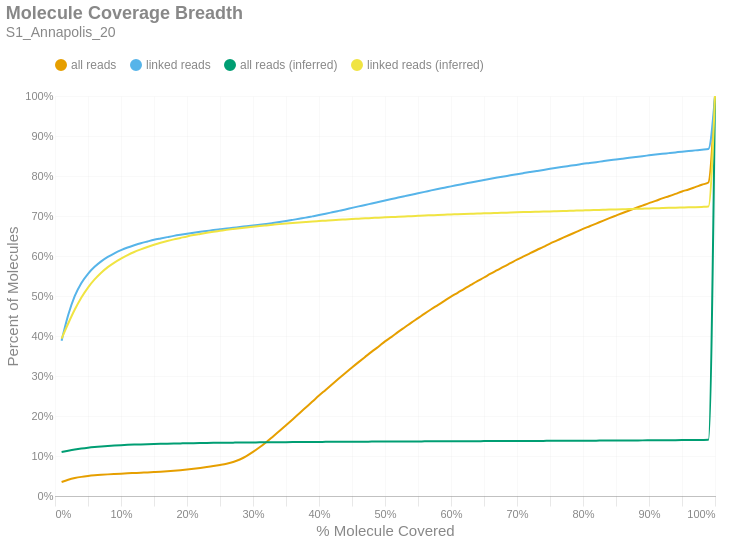

The notebook cell this image was saved under:
### Markdown cell above
### Molecule Read Coverage
This chart shows molecule coverage breadth as computed by the number of bases aligned to that molecule. In other words, "*how much of each unique long molecule is actually sequenced/aligned?*" Keep in mind there is a distinction between sequences and alignments, since some sequences belonging to a particular molecule may not align well and wouldn't appear in the alignment data. This chart also shows molecule coverage breadth as computed by the *inferred fragment* from which the aligned sequences originate. Unlike read coverage, this calculation takes into account the total insert size, including unsequenced gaps between the forward and reverse reads. Like the previous figures, these are cumulative percents.

### Code cell
if SKIPLR:
    print_html(f"Skipped")
else:
    binned_df = consolidated_hist(valids['coverage_bp'], mask, 0.01, True)
    binned_df_inf = consolidated_hist(valids['coverage_inserts'], mask, 0.01, True)
    binned_df = binned_df.with_columns(pl.lit(binned_df_inf['all reads (cumsum)']).alias('all reads (inferred)'))
    binned_df = binned_df.with_columns(pl.lit(binned_df_inf['linked reads (cumsum)']).alias('linked reads (inferred)'))
    binned_df = binned_df.with_columns(
        (pl.col('bin').cast(pl.Float64) + 0.01).alias('right_edge')
    )

    with SafeRender(binned_df):
        (
            density_plot(binned_df, 'Molecule Coverage Breadth', samplename, 'molcov', ['all reads (inferred)','linked reads (inferred)'])
            .encode(
                #x=alt.X('bin:Q', title="% Molecule Covered").axis(format = '%').scale(padding=0),
                x=alt.X('right_edge:Q', title="% Molecule Covered").axis(format='%').scale(padding=0),
                y=alt.Y('value:Q', title='Percent of Molecules')
                    .axis(format='%')
                    .stack(False)
                    .scale(domainMin=0, padding=0),
                color=alt.Color("key:N").scale(domain = ["all reads", "linked reads", "all reads (inferred)", "linked reads (inferred)"]),
                tooltip = [
                    alt.Tooltip("key:N", title = "Data Type"),
                    alt.Tooltip("range_label:N", title="% Molecule Covered"),
                    alt.Tooltip("value:Q", format = ".2%", title="% Molecules")
                ]
            )
        ).display()

### Figure 1 — Vega-Lite specification as saved in the notebook (floating-point values rounded to 4 significant figures)
{"width": "container", "height": 400, "config": {"title": {"anchor": "start", "dy": -15, "fontSize": 18, "color": "#888888", "subtitleColor": "#888888", "subtitleFontSize": 14}, "arc": {"fill": "#0072B2"}, "axis": {"domainColor": "#888888", "domainWidth": 0.5, "gridWidth": 0.2, "grid": false, "titleFontWeight": 400, "titleFontSize": 15, "labelFontSize": 11, "labelColor": "#888888", "tickColor": "#888888", "tickWidth": 0.2, "titleColor": "#888888"}, "axisBand": {"grid": false}, "axisX": {"grid": true, "tickSize": 10, "domainCap": "round"}, "axisY": {"domain": false, "grid": true, "tickSize": 0, "domainCap": "round"}, "background": "transparent", "header": {"labelFontSize": 15, "labelColor": "#888888", "titleFontSize": 15, "titleFontWeight": 600, "titleColor": "#888888"}, "legend": {"labelFont": "sans-serif", "labelFontSize": 12, "labelColor": "#888888", "symbolSize": 100, "symbolType": "circle", "titleFontSize": 12, "titlePadding": 10, "titleColor": "#888888", "title": null, "orient": "top"}, "range": {"category": ["#E69F00", "#56B4E9", "#009E73", "#F0E442", "#0072B2", "#D55E00", "#CC79A7", "#000000"], "diverging": ["#cfe8f3", "#a2d4ec", "#73bfe2", "#46abdb", "#1696d2", "#12719e"]}, "area": {"fill": "#0072B2", "fillOpacity": 0.7, "line": true, "strokeOpacity": 0.7}, "line": {"color": "#0072B2", "stroke": "#0072B2", "strokeWidth": 2}, "trail": {"color": "#0072B2", "stroke": "#0072B2", "strokeWidth": 0, "size": 1}, "point": {"filled": true, "fillOpacity": 1.0, "size": 95}, "text": {"color": "#888888", "fontSize": 11, "align": "right", "fontWeight": 400, "size": 11}, "bar": {"fill": "#0072B2", "stroke": null}, "view": {"stroke": null, "continuousWidth": 660, "continuousHeight": 400}}, "data": {"name": "data-361f8450e027df13f982d56d9806e6e9"}, "mark": {"type": "line", "interpolate": "monotone", "point": {"opacity": 0, "size": 275}}, "encoding": {"color": {"field": "key", "scale": {"domain": ["all reads", "linked reads", "all reads (inferred)", "linked reads (inferred)"]}, "type": "nominal"}, "tooltip": [{"field": "key", "title": "Data Type", "type": "nominal"}, {"field": "range_label", "title": "% Molecule Covered", "type": "nominal"}, {"field": "value", "format": ".2%", "title": "% Molecules", "type": "quantitative"}], "x": {"axis": {"format": "%"}, "field": "right_edge", "scale": {"padding": 0}, "title": "% Molecule Covered", "type": "quantitative"}, "y": {"axis": {"format": "%"}, "field": "value", "scale": {"domainMin": 0, "padding": 0}, "stack": false, "title": "Percent of Molecules", "type": "quantitative"}}, "params": [{"name": "param_c36ac31b6afebe62", "select": {"type": "point", "fields": ["key"]}, "bind": "legend"}], "title": {"text": "Molecule Coverage Breadth", "subtitle": "S1_Annapolis_20"}, "transform": [{"fold": ["all reads (cumsum)", "linked reads (cumsum)", "all reads (inferred)", "linked reads (inferred)"]}, {"calculate": "replace(datum.key, ' (cumsum)', '')", "as": "key"}, {"filter": {"param": "param_c36ac31b6afebe62"}}], "usermeta": {"embedOptions": {"downloadFileName": "S1_Annapolis_20.molcov"}}, "$schema": "https://vega.github.io/schema/vega-lite/v6.1.0.json", "datasets": {"data-361f8450e027df13f982d56d9806e6e9": [{"bin": "0.0", "interval": "0.0-0.01", "all reads": 0.03485, "linked reads": 0.3882, "all reads (cumsum)": 0.03485, "linked reads (cumsum)": 0.3882, "range_label": "0.0-0.01", "all reads (inferred)": 0.1098, "linked reads (inferred)": 0.3935, "right_edge": 0.01}, {"bin": "0.01", "interval": "0.01-0.02", "all reads": 0.005691, "linked reads": 0.06404, "all reads (cumsum)": 0.04054, "linked reads (cumsum)": 0.4523, "range_label": "0.01-0.02", "all reads (inferred)": 0.1131, "linked reads (inferred)": 0.4312, "right_edge": 0.02}, {"bin": "0.02", "interval": "0.02-0.03", "all reads": 0.004266, "linked reads": 0.0478, "all reads (cumsum)": 0.04481, "linked reads (cumsum)": 0.5001, "range_label": "0.02-0.03", "all reads (inferred)": 0.1161, "linked reads (inferred)": 0.4661, "right_edge": 0.03}, {"bin": "0.03", "interval": "0.03-0.04", "all reads": 0.003003, "linked reads": 0.03261, "all reads (cumsum)": 0.04781, "linked reads (cumsum)": 0.5327, "range_label": "0.03-0.04", "all reads (inferred)": 0.1187, "linked reads (inferred)": 0.4963, "right_edge": 0.04}, {"bin": "0.04", "interval": "0.04-0.05", "all reads": 0.002121, "linked reads": 0.02281, "all reads (cumsum)": 0.04993, "linked reads (cumsum)": 0.5555, "range_label": "0.04-0.05", "all reads (inferred)": 0.1209, "linked reads (inferred)": 0.5211, "right_edge": 0.05}, {"bin": "0.05", "interval": "0.05-0.06", "all reads": 0.001673, "linked reads": 0.01744, "all reads (cumsum)": 0.0516, "linked reads (cumsum)": 0.5729, "range_label": "0.05-0.06", "all reads (inferred)": 0.1226, "linked reads (inferred)": 0.5415, "right_edge": 0.06}, {"bin": "0.06", "interval": "0.06-0.07", "all reads": 0.001347, "linked reads": 0.01367, "all reads (cumsum)": 0.05295, "linked reads (cumsum)": 0.5866, "range_label": "0.06-0.07", "all reads (inferred)": 0.124, "linked reads (inferred)": 0.5582, "right_edge": 0.07}, {"bin": "0.07", "interval": "0.07-0.08", "all reads": 0.001115, "linked reads": 0.01111, "all reads (cumsum)": 0.05407, "linked reads (cumsum)": 0.5977, "range_label": "0.07-0.08", "all reads (inferred)": 0.1252, "linked reads (inferred)": 0.5722, "right_edge": 0.08}, {"bin": "0.08", "interval": "0.08-0.09", "all reads": 0.0009652, "linked reads": 0.009091, "all reads (cumsum)": 0.05503, "linked reads (cumsum)": 0.6068, "range_label": "0.08-0.09", "all reads (inferred)": 0.1262, "linked reads (inferred)": 0.5836, "right_edge": 0.09}, {"bin": "0.09", "interval": "0.09-0.1", "all reads": 0.0008995, "linked reads": 0.007762, "all reads (cumsum)": 0.05593, "linked reads (cumsum)": 0.6146, "range_label": "0.09-0.1", "all reads (inferred)": 0.1271, "linked reads (inferred)": 0.5934, "right_edge": 0.1}, {"bin": "0.1", "interval": "0.1-0.11", "all reads": 0.0008264, "linked reads": 0.006628, "all reads (cumsum)": 0.05676, "linked reads (cumsum)": 0.6212, "range_label": "0.1-0.11", "all reads (inferred)": 0.1278, "linked reads (inferred)": 0.6024, "right_edge": 0.11}, {"bin": "0.11", "interval": "0.11-0.12", "all reads": 0.0007576, "linked reads": 0.005581, "all reads (cumsum)": 0.05752, "linked reads (cumsum)": 0.6268, "range_label": "0.11-0.12", "all reads (inferred)": 0.1285, "linked reads (inferred)": 0.61, "right_edge": 0.12}, {"bin": "0.12", "interval": "0.12-0.13", "all reads": 0.0007648, "linked reads": 0.005147, "all reads (cumsum)": 0.05828, "linked reads (cumsum)": 0.6319, "range_label": "0.12-0.13", "all reads (inferred)": 0.129, "linked reads (inferred)": 0.6165, "right_edge": 0.13}, {"bin": "0.13", "interval": "0.13-0.14", "all reads": 0.0007041, "linked reads": 0.004352, "all reads (cumsum)": 0.05898, "linked reads (cumsum)": 0.6363, "range_label": "0.13-0.14", "all reads (inferred)": 0.1296, "linked reads (inferred)": 0.6226, "right_edge": 0.14}, {"bin": "0.14", "interval": "0.14-0.15", "all reads": 0.0007866, "linked reads": 0.004161, "all reads (cumsum)": 0.05977, "linked reads (cumsum)": 0.6404, "range_label": "0.14-0.15", "all reads (inferred)": 0.13, "linked reads (inferred)": 0.628, "right_edge": 0.15}, {"bin": "0.15", "interval": "0.15-0.16", "all reads": 0.0008576, "linked reads": 0.003434, "all reads (cumsum)": 0.06063, "linked reads (cumsum)": 0.6439, "range_label": "0.15-0.16", "all reads (inferred)": 0.1304, "linked reads (inferred)": 0.633, "right_edge": 0.16}, {"bin": "0.16", "interval": "0.16-0.17", "all reads": 0.001084, "linked reads": 0.003265, "all reads (cumsum)": 0.06171, "linked reads (cumsum)": 0.6471, "range_label": "0.16-0.17", "all reads (inferred)": 0.1308, "linked reads (inferred)": 0.6374, "right_edge": 0.17}, {"bin": "0.17", "interval": "0.17-0.18", "all reads": 0.00127, "linked reads": 0.003142, "all reads (cumsum)": 0.06298, "linked reads (cumsum)": 0.6503, "range_label": "0.17-0.18", "all reads (inferred)": 0.1312, "linked reads (inferred)": 0.6415, "right_edge": 0.18}, {"bin": "0.18", "interval": "0.18-0.19", "all reads": 0.001498, "linked reads": 0.002765, "all reads (cumsum)": 0.06448, "linked reads (cumsum)": 0.6531, "range_label": "0.18-0.19", "all reads (inferred)": 0.1315, "linked reads (inferred)": 0.6452, "right_edge": 0.19}, {"bin": "0.19", "interval": "0.19-0.2", "all reads": 0.001667, "linked reads": 0.002561, "all reads (cumsum)": 0.06615, "linked reads (cumsum)": 0.6556, "range_label": "0.19-0.2", "all reads (inferred)": 0.1318, "linked reads (inferred)": 0.6489, "right_edge": 0.2}, {"bin": "0.2", "interval": "0.2-0.21", "all reads": 0.001833, "linked reads": 0.002524, "all reads (cumsum)": 0.06798, "linked reads (cumsum)": 0.6581, "range_label": "0.2-0.21", "all reads (inferred)": 0.1321, "linked reads (inferred)": 0.6523, "right_edge": 0.21}, {"bin": "0.21", "interval": "0.21-0.22", "all reads": 0.002053, "linked reads": 0.002317, "all reads (cumsum)": 0.07003, "linked reads (cumsum)": 0.6605, "range_label": "0.21-0.22", "all reads (inferred)": 0.1324, "linked reads (inferred)": 0.6552, "right_edge": 0.22}, {"bin": "0.22", "interval": "0.22-0.23", "all reads": 0.002276, "linked reads": 0.002171, "all reads (cumsum)": 0.07231, "linked reads (cumsum)": 0.6626, "range_label": "0.22-0.23", "all reads (inferred)": 0.1326, "linked reads (inferred)": 0.658, "right_edge": 0.23}, {"bin": "0.23", "interval": "0.23-0.24", "all reads": 0.002494, "linked reads": 0.002191, "all reads (cumsum)": 0.0748, "linked reads (cumsum)": 0.6648, "range_label": "0.23-0.24", "all reads (inferred)": 0.1328, "linked reads (inferred)": 0.6607, "right_edge": 0.24}, {"bin": "0.24", "interval": "0.24-0.25", "all reads": 0.002814, "linked reads": 0.001967, "all reads (cumsum)": 0.07762, "linked reads (cumsum)": 0.6668, "range_label": "0.24-0.25", "all reads (inferred)": 0.133, "linked reads (inferred)": 0.663, "right_edge": 0.25}, {"bin": "0.25", "interval": "0.25-0.26", "all reads": 0.003161, "linked reads": 0.001919, "all reads (cumsum)": 0.08078, "linked reads (cumsum)": 0.6687, "range_label": "0.25-0.26", "all reads (inferred)": 0.1332, "linked reads (inferred)": 0.6653, "right_edge": 0.26}, {"bin": "0.26", "interval": "0.26-0.27", "all reads": 0.004231, "linked reads": 0.0018, "all reads (cumsum)": 0.08501, "linked reads (cumsum)": 0.6705, "range_label": "0.26-0.27", "all reads (inferred)": 0.1334, "linked reads (inferred)": 0.6674, "right_edge": 0.27}, {"bin": "0.27", "interval": "0.27-0.28", "all reads": 0.006238, "linked reads": 0.002014, "all reads (cumsum)": 0.09125, "linked reads (cumsum)": 0.6725, "range_label": "0.27-0.28", "all reads (inferred)": 0.1336, "linked reads (inferred)": 0.6694, "right_edge": 0.28}, {"bin": "0.28", "interval": "0.28-0.29", "all reads": 0.008501, "linked reads": 0.001736, "all reads (cumsum)": 0.09975, "linked reads (cumsum)": 0.6743, "range_label": "0.28-0.29", "all reads (inferred)": 0.1338, "linked reads (inferred)": 0.6714, "right_edge": 0.29}, {"bin": "0.29", "interval": "0.29-0.3", "all reads": 0.01037, "linked reads": 0.001865, "all reads (cumsum)": 0.1101, "linked reads (cumsum)": 0.6761, "range_label": "0.29-0.3", "all reads (inferred)": 0.1339, "linked reads (inferred)": 0.6732, "right_edge": 0.3}, {"bin": "0.3", "interval": "0.3-0.31", "all reads": 0.01166, "linked reads": 0.002035, "all reads (cumsum)": 0.1218, "linked reads (cumsum)": 0.6782, "range_label": "0.3-0.31", "all reads (inferred)": 0.1341, "linked reads (inferred)": 0.6749, "right_edge": 0.31}, {"bin": "0.31", "interval": "0.31-0.32", "all reads": 0.01284, "linked reads": 0.002055, "all reads (cumsum)": 0.1346, "linked reads (cumsum)": 0.6802, "range_label": "0.31-0.32", "all reads (inferred)": 0.1342, "linked reads (inferred)": 0.6765, "right_edge": 0.32}, {"bin": "0.32", "interval": "0.32-0.33", "all reads": 0.01374, "linked reads": 0.002303, "all reads (cumsum)": 0.1484, "linked reads (cumsum)": 0.6825, "range_label": "0.32-0.33", "all reads (inferred)": 0.1344, "linked reads (inferred)": 0.6781, "right_edge": 0.33}, {"bin": "0.33", "interval": "0.33-0.34", "all reads": 0.01401, "linked reads": 0.002398, "all reads (cumsum)": 0.1624, "linked reads (cumsum)": 0.6849, "range_label": "0.33-0.34", "all reads (inferred)": 0.1345, "linked reads (inferred)": 0.6797, "right_edge": 0.34}, {"bin": "0.34", "interval": "0.34-0.35", "all reads": 0.01448, "linked reads": 0.002558, "all reads (cumsum)": 0.1768, "linked reads (cumsum)": 0.6875, "range_label": "0.34-0.35", "all reads (inferred)": 0.1346, "linked reads (inferred)": 0.6811, "right_edge": 0.35}, {"bin": "0.35", "interval": "0.35-0.36", "all reads": 0.01463, "linked reads": 0.002809, "all reads (cumsum)": 0.1915, "linked reads (cumsum)": 0.6903, "range_label": "0.35-0.36", "all reads (inferred)": 0.1348, "linked reads (inferred)": 0.6825, "right_edge": 0.36}, {"bin": "0.36", "interval": "0.36-0.37", "all reads": 0.01482, "linked reads": 0.002901, "all reads (cumsum)": 0.2063, "linked reads (cumsum)": 0.6932, "range_label": "0.36-0.37", "all reads (inferred)": 0.1349, "linked reads (inferred)": 0.6838, "right_edge": 0.37}, {"bin": "0.37", "interval": "0.37-0.38", "all reads": 0.01487, "linked reads": 0.002735, "all reads (cumsum)": 0.2212, "linked reads (cumsum)": 0.6959, "range_label": "0.37-0.38", "all reads (inferred)": 0.135, "linked reads (inferred)": 0.6851, "right_edge": 0.38}, {"bin": "0.38", "interval": "0.38-0.39", "all reads": 0.01487, "linked reads": 0.00319, "all reads (cumsum)": 0.236, "linked reads (cumsum)": 0.6991, "range_label": "0.38-0.39", "all reads (inferred)": 0.1351, "linked reads (inferred)": 0.6863, "right_edge": 0.39}, {"bin": "0.39", "interval": "0.39-0.4", "all reads": 0.01492, "linked reads": 0.003234, "all reads (cumsum)": 0.2509, "linked reads (cumsum)": 0.7023, "range_label": "0.39-0.4", "all reads (inferred)": 0.1352, "linked reads (inferred)": 0.6874, "right_edge": 0.4}, {"bin": "0.4", "interval": "0.4-0.41", "all reads": 0.0143, "linked reads": 0.003363, "all reads (cumsum)": 0.2652, "linked reads (cumsum)": 0.7057, "range_label": "0.4-0.41", "all reads (inferred)": 0.1353, "linked reads (inferred)": 0.6884, "right_edge": 0.41}, {"bin": "0.41", "interval": "0.41-0.42", "all reads": 0.01441, "linked reads": 0.00353, "all reads (cumsum)": 0.2797, "linked reads (cumsum)": 0.7092, "range_label": "0.41-0.42", "all reads (inferred)": 0.1354, "linked reads (inferred)": 0.6895, "right_edge": 0.42}, {"bin": "0.42", "interval": "0.42-0.43", "all reads": 0.01416, "linked reads": 0.003567, "all reads (cumsum)": 0.2938, "linked reads (cumsum)": 0.7128, "range_label": "0.42-0.43", "all reads (inferred)": 0.1355, "linked reads (inferred)": 0.6904, "right_edge": 0.43}, {"bin": "0.43", "interval": "0.43-0.44", "all reads": 0.01378, "linked reads": 0.003577, "all reads (cumsum)": 0.3076, "linked reads (cumsum)": 0.7164, "range_label": "0.43-0.44", "all reads (inferred)": 0.1356, "linked reads (inferred)": 0.6914, "right_edge": 0.44}, {"bin": "0.44", "interval": "0.44-0.45", "all reads": 0.01377, "linked reads": 0.003873, "all reads (cumsum)": 0.3214, "linked reads (cumsum)": 0.7202, "range_label": "0.44-0.45", "all reads (inferred)": 0.1357, "linked reads (inferred)": 0.6923, "right_edge": 0.45}, {"bin": "0.45", "interval": "0.45-0.46", "all reads": 0.01335, "linked reads": 0.003761, "all reads (cumsum)": 0.3347, "linked reads (cumsum)": 0.724, "range_label": "0.45-0.46", "all reads (inferred)": 0.1358, "linked reads (inferred)": 0.6933, "right_edge": 0.46}, {"bin": "0.46", "interval": "0.46-0.47", "all reads": 0.01312, "linked reads": 0.003608, "all reads (cumsum)": 0.3478, "linked reads (cumsum)": 0.7276, "range_label": "0.46-0.47", "all reads (inferred)": 0.1359, "linked reads (inferred)": 0.6942, "right_edge": 0.47}, {"bin": "0.47", "interval": "0.47-0.48", "all reads": 0.01302, "linked reads": 0.003771, "all reads (cumsum)": 0.3609, "linked reads (cumsum)": 0.7314, "range_label": "0.47-0.48", "all reads (inferred)": 0.136, "linked reads (inferred)": 0.695, "right_edge": 0.48}, {"bin": "0.48", "interval": "0.48-0.49", "all reads": 0.01232, "linked reads": 0.003699, "all reads (cumsum)": 0.3732, "linked reads (cumsum)": 0.7351, "range_label": "0.48-0.49", "all reads (inferred)": 0.136, "linked reads (inferred)": 0.6959, "right_edge": 0.49}, {"bin": "0.49", "interval": "0.49-0.5", "all reads": 0.01345, "linked reads": 0.003699, "all reads (cumsum)": 0.3866, "linked reads (cumsum)": 0.7388, "range_label": "0.49-0.5", "all reads (inferred)": 0.1361, "linked reads (inferred)": 0.6966, "right_edge": 0.5}, {"bin": "0.5", "interval": "0.5-0.51", "all reads": 0.01125, "linked reads": 0.00353, "all reads (cumsum)": 0.3979, "linked reads (cumsum)": 0.7423, "range_label": "0.5-0.51", "all reads (inferred)": 0.1362, "linked reads (inferred)": 0.6973, "right_edge": 0.51}, {"bin": "0.51", "interval": "0.51-0.52", "all reads": 0.01237, "linked reads": 0.003716, "all reads (cumsum)": 0.4102, "linked reads (cumsum)": 0.746, "range_label": "0.51-0.52", "all reads (inferred)": 0.1363, "linked reads (inferred)": 0.6982, "right_edge": 0.52}, {"bin": "0.52", "interval": "0.52-0.53", "all reads": 0.01154, "linked reads": 0.003645, "all reads (cumsum)": 0.4218, "linked reads (cumsum)": 0.7497, "range_label": "0.52-0.53", "all reads (inferred)": 0.1363, "linked reads (inferred)": 0.6989, "right_edge": 0.53}, {"bin": "0.53", "interval": "0.53-0.54", "all reads": 0.0116, "linked reads": 0.003614, "all reads (cumsum)": 0.4334, "linked reads (cumsum)": 0.7533, "range_label": "0.53-0.54", "all reads (inferred)": 0.1364, "linked reads (inferred)": 0.6996, "right_edge": 0.54}, {"bin": "0.54", "interval": "0.54-0.55", "all reads": 0.01118, "linked reads": 0.003431, "all reads (cumsum)": 0.4446, "linked reads (cumsum)": 0.7567, "range_label": "0.54-0.55", "all reads (inferred)": 0.1365, "linked reads (inferred)": 0.7004, "right_edge": 0.55}, {"bin": "0.55", "interval": "0.55-0.56", "all reads": 0.01132, "linked reads": 0.003553, "all reads (cumsum)": 0.4559, "linked reads (cumsum)": 0.7603, "range_label": "0.55-0.56", "all reads (inferred)": 0.1366, "linked reads (inferred)": 0.7012, "right_edge": 0.56}, {"bin": "0.56", "interval": "0.56-0.57", "all reads": 0.01094, "linked reads": 0.003744, "all reads (cumsum)": 0.4668, "linked reads (cumsum)": 0.764, "range_label": "0.56-0.57", "all reads (inferred)": 0.1367, "linked reads (inferred)": 0.7019, "right_edge": 0.57}, {"bin": "0.57", "interval": "0.57-0.58", "all reads": 0.01046, "linked reads": 0.003462, "all reads (cumsum)": 0.4773, "linked reads (cumsum)": 0.7675, "range_label": "0.57-0.58", "all reads (inferred)": 0.1367, "linked reads (inferred)": 0.7026, "right_edge": 0.58}, {"bin": "0.58", "interval": "0.58-0.59", "all reads": 0.01055, "linked reads": 0.003241, "all reads (cumsum)": 0.4878, "linked reads (cumsum)": 0.7707, "range_label": "0.58-0.59", "all reads (inferred)": 0.1368, "linked reads (inferred)": 0.7032, "right_edge": 0.59}, {"bin": "0.59", "interval": "0.59-0.6", "all reads": 0.01045, "linked reads": 0.00338, "all reads (cumsum)": 0.4983, "linked reads (cumsum)": 0.7741, "range_label": "0.59-0.6", "all reads (inferred)": 0.1369, "linked reads (inferred)": 0.7038, "right_edge": 0.6}, {"bin": "0.6", "interval": "0.6-0.61", "all reads": 0.009734, "linked reads": 0.003207, "all reads (cumsum)": 0.508, "linked reads (cumsum)": 0.7773, "range_label": "0.6-0.61", "all reads (inferred)": 0.1369, "linked reads (inferred)": 0.7044, "right_edge": 0.61}, {"bin": "0.61", "interval": "0.61-0.62", "all reads": 0.01003, "linked reads": 0.003251, "all reads (cumsum)": 0.5181, "linked reads (cumsum)": 0.7806, "range_label": "0.61-0.62", "all reads (inferred)": 0.137, "linked reads (inferred)": 0.705, "right_edge": 0.62}, {"bin": "0.62", "interval": "0.62-0.63", "all reads": 0.009583, "linked reads": 0.003163, "all reads (cumsum)": 0.5276, "linked reads (cumsum)": 0.7837, "range_label": "0.62-0.63", "all reads (inferred)": 0.1371, "linked reads (inferred)": 0.7055, "right_edge": 0.63}, {"bin": "0.63", "interval": "0.63-0.64", "all reads": 0.009527, "linked reads": 0.003224, "all reads (cumsum)": 0.5372, "linked reads (cumsum)": 0.7869, "range_label": "0.63-0.64", "all reads (inferred)": 0.1371, "linked reads (inferred)": 0.706, "right_edge": 0.64}, {"bin": "0.64", "interval": "0.64-0.65", "all reads": 0.009088, "linked reads": 0.003027, "all reads (cumsum)": 0.5463, "linked reads (cumsum)": 0.79, "range_label": "0.64-0.65", "all reads (inferred)": 0.1372, "linked reads (inferred)": 0.7066, "right_edge": 0.65}, {"bin": "0.65", "interval": "0.65-0.66", "all reads": 0.009477, "linked reads": 0.003057, "all reads (cumsum)": 0.5557, "linked reads (cumsum)": 0.793, "range_label": "0.65-0.66", "all reads (inferred)": 0.1373, "linked reads (inferred)": 0.7071, "right_edge": 0.66}, {"bin": "0.66", "interval": "0.66-0.67", "all reads": 0.008762, "linked reads": 0.002966, "all reads (cumsum)": 0.5645, "linked reads (cumsum)": 0.796, "range_label": "0.66-0.67", "all reads (inferred)": 0.1373, "linked reads (inferred)": 0.7077, "right_edge": 0.67}, {"bin": "0.67", "interval": "0.67-0.68", "all reads": 0.008951, "linked reads": 0.002891, "all reads (cumsum)": 0.5734, "linked reads (cumsum)": 0.7989, "range_label": "0.67-0.68", "all reads (inferred)": 0.1374, "linked reads (inferred)": 0.7082, "right_edge": 0.68}, {"bin": "0.68", "interval": "0.68-0.69", "all reads": 0.008575, "linked reads": 0.002769, "all reads (cumsum)": 0.582, "linked reads (cumsum)": 0.8017, "range_label": "0.68-0.69", "all reads (inferred)": 0.1375, "linked reads (inferred)": 0.7087, "right_edge": 0.69}, {"bin": "0.69", "interval": "0.69-0.7", "all reads": 0.008656, "linked reads": 0.002901, "all reads (cumsum)": 0.5907, "linked reads (cumsum)": 0.8046, "range_label": "0.69-0.7", "all reads (inferred)": 0.1375, "linked reads (inferred)": 0.7092, "right_edge": 0.7}, {"bin": "0.7", "interval": "0.7-0.71", "all reads": 0.008221, "linked reads": 0.002731, "all reads (cumsum)": 0.5989, "linked reads (cumsum)": 0.8073, "range_label": "0.7-0.71", "all reads (inferred)": 0.1376, "linked reads (inferred)": 0.7097, "right_edge": 0.71}, {"bin": "0.71", "interval": "0.71-0.72", "all reads": 0.008095, "linked reads": 0.002653, "all reads (cumsum)": 0.607, "linked reads (cumsum)": 0.8099, "range_label": "0.71-0.72", "all reads (inferred)": 0.1377, "linked reads (inferred)": 0.7102, "right_edge": 0.72}, {"bin": "0.72", "interval": "0.72-0.73", "all reads": 0.008055, "linked reads": 0.002619, "all reads (cumsum)": 0.6151, "linked reads (cumsum)": 0.8126, "range_label": "0.72-0.73", "all reads (inferred)": 0.1377, "linked reads (inferred)": 0.7106, "right_edge": 0.73}, {"bin": "0.73", "interval": "0.73-0.74", "all reads": 0.007727, "linked reads": 0.002653, "all reads (cumsum)": 0.6228, "linked reads (cumsum)": 0.8152, "range_label": "0.73-0.74", "all reads (inferred)": 0.1378, "linked reads (inferred)": 0.711, "right_edge": 0.74}, {"bin": "0.74", "interval": "0.74-0.75", "all reads": 0.008152, "linked reads": 0.002731, "all reads (cumsum)": 0.6309, "linked reads (cumsum)": 0.8179, "range_label": "0.74-0.75", "all reads (inferred)": 0.1379, "linked reads (inferred)": 0.7115, "right_edge": 0.75}, {"bin": "0.75", "interval": "0.75-0.76", "all reads": 0.007426, "linked reads": 0.002426, "all reads (cumsum)": 0.6384, "linked reads (cumsum)": 0.8204, "range_label": "0.75-0.76", "all reads (inferred)": 0.138, "linked reads (inferred)": 0.712, "right_edge": 0.76}, {"bin": "0.76", "interval": "0.76-0.77", "all reads": 0.007467, "linked reads": 0.00266, "all reads (cumsum)": 0.6458, "linked reads (cumsum)": 0.823, "range_label": "0.76-0.77", "all reads (inferred)": 0.138, "linked reads (inferred)": 0.7125, "right_edge": 0.77}, {"bin": "0.77", "interval": "0.77-0.78", "all reads": 0.00727, "linked reads": 0.002354, "all reads (cumsum)": 0.6531, "linked reads (cumsum)": 0.8254, "range_label": "0.77-0.78", "all reads (inferred)": 0.1381, "linked reads (inferred)": 0.713, "right_edge": 0.78}, {"bin": "0.78", "interval": "0.78-0.79", "all reads": 0.007135, "linked reads": 0.002395, "all reads (cumsum)": 0.6602, "linked reads (cumsum)": 0.8278, "range_label": "0.78-0.79", "all reads (inferred)": 0.1382, "linked reads (inferred)": 0.7135, "right_edge": 0.79}, {"bin": "0.79", "interval": "0.79-0.8", "all reads": 0.007421, "linked reads": 0.002592, "all reads (cumsum)": 0.6676, "linked reads (cumsum)": 0.8304, "range_label": "0.79-0.8", "all reads (inferred)": 0.1383, "linked reads (inferred)": 0.714, "right_edge": 0.8}, {"bin": "0.8", "interval": "0.8-0.81", "all reads": 0.006729, "linked reads": 0.002048, "all reads (cumsum)": 0.6744, "linked reads (cumsum)": 0.8324, "range_label": "0.8-0.81", "all reads (inferred)": 0.1383, "linked reads (inferred)": 0.7145, "right_edge": 0.81}, {"bin": "0.81", "interval": "0.81-0.82", "all reads": 0.006738, "linked reads": 0.002171, "all reads (cumsum)": 0.6811, "linked reads (cumsum)": 0.8346, "range_label": "0.81-0.82", "all reads (inferred)": 0.1384, "linked reads (inferred)": 0.715, "right_edge": 0.82}, {"bin": "0.82", "interval": "0.82-0.83", "all reads": 0.006889, "linked reads": 0.002368, "all reads (cumsum)": 0.688, "linked reads (cumsum)": 0.837, "range_label": "0.82-0.83", "all reads (inferred)": 0.1385, "linked reads (inferred)": 0.7155, "right_edge": 0.83}, {"bin": "0.83", "interval": "0.83-0.84", "all reads": 0.006686, "linked reads": 0.002283, "all reads (cumsum)": 0.6947, "linked reads (cumsum)": 0.8392, "range_label": "0.83-0.84", "all reads (inferred)": 0.1386, "linked reads (inferred)": 0.716, "right_edge": 0.84}, {"bin": "0.84", "interval": "0.84-0.85", "all reads": 0.006413, "linked reads": 0.002035, "all reads (cumsum)": 0.7011, "linked reads (cumsum)": 0.8413, "range_label": "0.84-0.85", "all reads (inferred)": 0.1387, "linked reads (inferred)": 0.7164, "right_edge": 0.85}, {"bin": "0.85", "interval": "0.85-0.86", "all reads": 0.006363, "linked reads": 0.00211, "all reads (cumsum)": 0.7075, "linked reads (cumsum)": 0.8434, "range_label": "0.85-0.86", "all reads (inferred)": 0.1388, "linked reads (inferred)": 0.7169, "right_edge": 0.86}, {"bin": "0.86", "interval": "0.86-0.87", "all reads": 0.006225, "linked reads": 0.002147, "all reads (cumsum)": 0.7137, "linked reads (cumsum)": 0.8455, "range_label": "0.86-0.87", "all reads (inferred)": 0.1389, "linked reads (inferred)": 0.7174, "right_edge": 0.87}, {"bin": "0.87", "interval": "0.87-0.88", "all reads": 0.006255, "linked reads": 0.002093, "all reads (cumsum)": 0.7199, "linked reads (cumsum)": 0.8476, "range_label": "0.87-0.88", "all reads (inferred)": 0.139, "linked reads (inferred)": 0.7179, "right_edge": 0.88}, {"bin": "0.88", "interval": "0.88-0.89", "all reads": 0.006055, "linked reads": 0.002042, "all reads (cumsum)": 0.726, "linked reads (cumsum)": 0.8497, "range_label": "0.88-0.89", "all reads (inferred)": 0.1391, "linked reads (inferred)": 0.7184, "right_edge": 0.89}, {"bin": "0.89", "interval": "0.89-0.9", "all reads": 0.006091, "linked reads": 0.001936, "all reads (cumsum)": 0.7321, "linked reads (cumsum)": 0.8516, "range_label": "0.89-0.9", "all reads (inferred)": 0.1392, "linked reads (inferred)": 0.7189, "right_edge": 0.9}, {"bin": "0.9", "interval": "0.9-0.91", "all reads": 0.00571, "linked reads": 0.00194, "all reads (cumsum)": 0.7378, "linked reads (cumsum)": 0.8535, "range_label": "0.9-0.91", "all reads (inferred)": 0.1393, "linked reads (inferred)": 0.7194, "right_edge": 0.91}, {"bin": "0.91", "interval": "0.91-0.92", "all reads": 0.006303, "linked reads": 0.001858, "all reads (cumsum)": 0.7441, "linked reads (cumsum)": 0.8554, "range_label": "0.91-0.92", "all reads (inferred)": 0.1394, "linked reads (inferred)": 0.7199, "right_edge": 0.92}, {"bin": "0.92", "interval": "0.92-0.93", "all reads": 0.00535, "linked reads": 0.00179, "all reads (cumsum)": 0.7495, "linked reads (cumsum)": 0.8572, "range_label": "0.92-0.93", "all reads (inferred)": 0.1395, "linked reads (inferred)": 0.7203, "right_edge": 0.93}, {"bin": "0.93", "interval": "0.93-0.94", "all reads": 0.005736, "linked reads": 0.001804, "all reads (cumsum)": 0.7552, "linked reads (cumsum)": 0.859, "range_label": "0.93-0.94", "all reads (inferred)": 0.1396, "linked reads (inferred)": 0.7207, "right_edge": 0.94}, {"bin": "0.94", "interval": "0.94-0.95", "all reads": 0.006169, "linked reads": 0.001845, "all reads (cumsum)": 0.7614, "linked reads (cumsum)": 0.8608, "range_label": "0.94-0.95", "all reads (inferred)": 0.1397, "linked reads (inferred)": 0.7211, "right_edge": 0.95}, {"bin": "0.95", "interval": "0.95-0.96", "all reads": 0.005042, "linked reads": 0.001597, "all reads (cumsum)": 0.7664, "linked reads (cumsum)": 0.8624, "range_label": "0.95-0.96", "all reads (inferred)": 0.1398, "linked reads (inferred)": 0.7216, "right_edge": 0.96}, {"bin": "0.96", "interval": "0.96-0.97", "all reads": 0.005808, "linked reads": 0.001624, "all reads (cumsum)": 0.7722, "linked reads (cumsum)": 0.8641, "range_label": "0.96-0.97", "all reads (inferred)": 0.14, "linked reads (inferred)": 0.7221, "right_edge": 0.97}, {"bin": "0.97", "interval": "0.97-0.98", "all reads": 0.005956, "linked reads": 0.00161, "all reads (cumsum)": 0.7782, "linked reads (cumsum)": 0.8657, "range_label": "0.97-0.98", "all reads (inferred)": 0.1401, "linked reads (inferred)": 0.7227, "right_edge": 0.98}, {"bin": "0.98", "interval": "0.98-0.99", "all reads": 0.005619, "linked reads": 0.001773, "all reads (cumsum)": 0.7838, "linked reads (cumsum)": 0.8674, "range_label": "0.98-0.99", "all reads (inferred)": 0.1403, "linked reads (inferred)": 0.7235, "right_edge": 0.99}, {"bin": "0.99", "interval": "0.99-1.0", "all reads": 0.2162, "linked reads": 0.1326, "all reads (cumsum)": 1.0, "linked reads (cumsum)": 1.0, "range_label": "0.99-1.0", "all reads (inferred)": 1.0, "linked reads (inferred)": 1.0, "right_edge": 1.0}]}}
